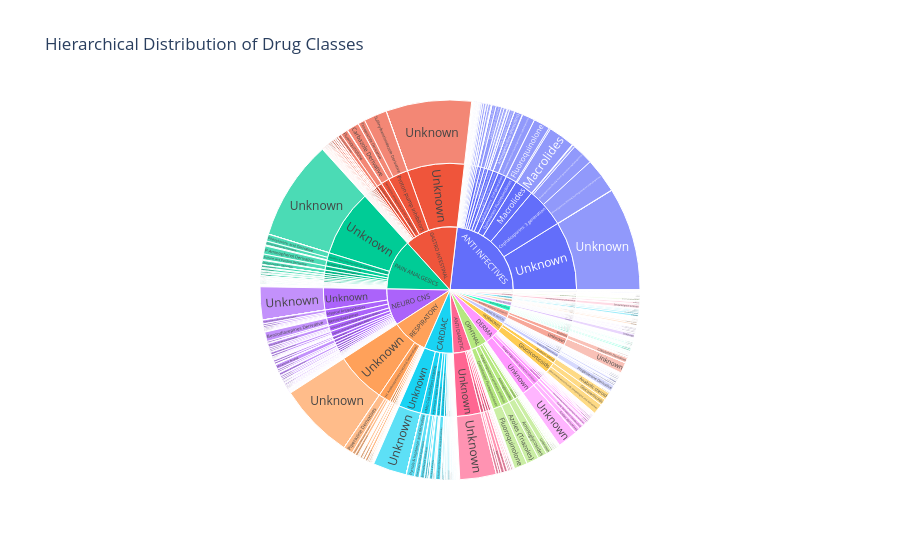

Notebook code for this chart:
### Markdown cell above
#### Hierarchical Visualization of Drug Classes

### Code cell
import plotly.express as px

# Select the relevant columns and drop any rows where all are missing
hierarchy_df = df[['Therapeutic Class', 'Action Class', 'Chemical Class']].dropna(how='all').fillna('Unknown')

# Create the sunburst chart
fig = px.sunburst(
    hierarchy_df,
    path=['Therapeutic Class', 'Action Class', 'Chemical Class'],
    title='Hierarchical Distribution of Drug Classes'
)

fig.show()

### Figure 1 — Plotly figure (JSON) as saved in the notebook; plotly's stock layout.template omitted (floating-point values rounded to 4 significant figures; data arrays with more than 128 entries replaced by an {"elided": "..."} marker saying what was removed)
{"data": [{"branchvalues": "total", "domain": {"x": [0, 1], "y": [0, 1]}, "hovertemplate": "labels=%{label}<br>count=%{value}<br>parent=%{parent}<br>id=%{id}<extra></extra>", "ids": {"elided": "1746 str values"}, "labels": {"elided": "1746 str values"}, "name": "", "parents": {"elided": "1746 str values"}, "type": "sunburst", "values": {"elided": "1746 int values"}}], "layout": {"legend": {"tracegroupgap": 0}, "title": {"text": "Hierarchical Distribution of Drug Classes"}}}
